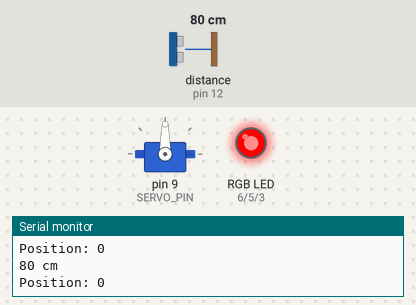
This sketch was run on a simulated Arduino Uno, built with avr-gcc and run on an emulated ATmega328P. Parts: servo, an RGB LED mixed from three pins (HIGH = lit), the last lines printed to the serial monitor. The test bench sets the inputs (shaded band); at power-on: distance to the obstacle (sensor on pin 12) 80 cm. The echo pulse lasts 58.3 µs per cm.

Above: at 2.2 s.
2.3 s: distance to the obstacle (sensor on pin 12) set to 12 cm
4.2 s: distance to the obstacle (sensor on pin 12) set to 9 cm
At 7.1 s:
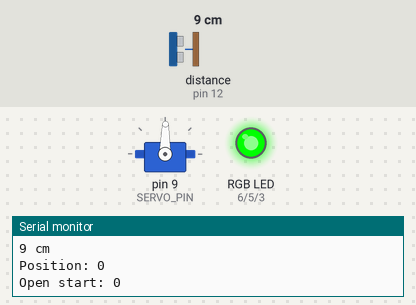
7.8 s: distance to the obstacle (sensor on pin 12) set to 18 cm
At 9.4 s:
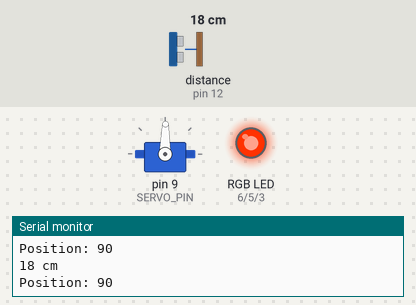
14.4 s: distance to the obstacle (sensor on pin 12) set to 2 cm
At 15.15 s:
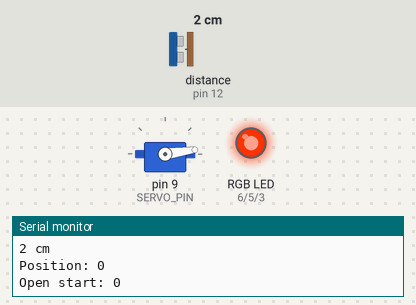
17.9 s: distance to the obstacle (sensor on pin 12) set to 35 cm
At 20.86 s:
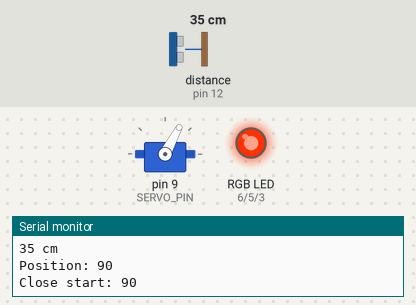
Timing chart, 0 to 23.0 s (numbered marks = the images above; inputs shaded):
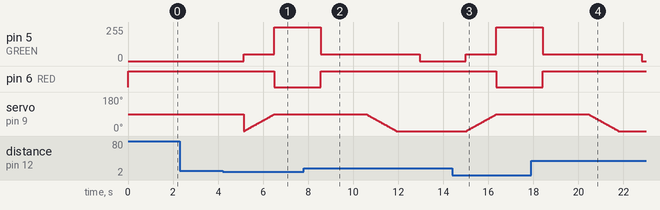

Measured:
- the behaviour switches between 11 and 10 cm on distance to the obstacle (sensor on pin 12) (found by bisection; images 0 and 1)
- after the input at 4.2 s, pin 5 (GREEN): 0/255 → 50/255 after 0.94 s, → 255/255 1.4 s later; pin 6 (RED): HIGH → LOW after 2.3 s
- after the input at 7.8 s, pin 5 (GREEN): 255/255 → 50/255 after 0.75 s, → 0/255 4.4 s later; pin 6 (RED): LOW → HIGH after 0.75 s
- after the input at 14.4 s, pin 5 (GREEN): 0/255 → 50/255 after 0.60 s, → 255/255 1.4 s later; pin 6 (RED): HIGH → LOW after 2.0 s; servo on pin 9 (SERVO_PIN): moves from 0° to 89° over 1.3 s, starting after 0.63 s
- after the input at 17.9 s, pin 5 (GREEN): 255/255 → 50/255 after 0.52 s, → 0/255 4.4 s later; pin 6 (RED): LOW → HIGH after 0.52 s

The sketch:

RGB_Proximity_Servo.ino
```cpp
// (licence header left out)
// Define Servo.
#include <Servo.h>
Servo myservo;  // create servo object to control a servo
// twelve servo objects can be created on most boards
#define SERVO_PIN 9

int pos = 0;    // variable to store the servo position

// Define Proximity Pins
#include "SR04.h"
#define TRIG_PIN 12
#define ECHO_PIN 11
SR04 sr04 = SR04(ECHO_PIN, TRIG_PIN);
long distance;

// Define LED Pins
#define BLUE 3
#define GREEN 5
#define RED 6

// LED color intensity.
#define MIN 0
#define MAX 255

void setup()
{
  // LED.
  pinMode(RED, OUTPUT);
  pinMode(GREEN, OUTPUT);
  pinMode(BLUE, OUTPUT);
  digitalWrite(RED, HIGH);
  digitalWrite(GREEN, LOW);
  digitalWrite(BLUE, LOW);

  // Proximity.
  Serial.begin(9600);
  delay(1000);

  int pos = 0;
  myservo.attach(SERVO_PIN);  // attaches the servo on pin 9 to the servo object
}

void red()
{
  analogWrite(RED, MAX);
  analogWrite(BLUE, MIN);
  analogWrite(GREEN, MIN);
}

void orange()
{
  analogWrite(RED, MAX);
  analogWrite(BLUE, MIN);
  analogWrite(GREEN, 50);
}

void blue()
{
  analogWrite(RED, MIN);
  analogWrite(BLUE, MAX);
  analogWrite(GREEN, MIN);
}

void green()
{
  analogWrite(RED, MIN);
  analogWrite(BLUE, MIN);
  analogWrite(GREEN, MAX);
}

int openServo() {
  Serial.print("Open start: ");
  Serial.println(pos);
  for (pos = 0; pos < 90; pos += 1) { // goes from 0 degrees to 180 degrees
    // in steps of 1 degree
    myservo.write(pos);              // tell servo to go to position in variable 'pos'
    delay(15);                       // waits 15ms for the servo to reach the position
  }
}

int closeServo() {
  Serial.print("Close start: ");
  Serial.println(pos);
  for (pos = 90; pos >= 1; pos -= 1) { // goes from 0 degrees to 180 degrees
    // in steps of 1 degree
    myservo.write(pos);              // tell servo to go to position in variable 'pos'
    delay(15);                       // waits 15ms for the servo to reach the position
  }
  myservo.write(0);              // tell servo to go to position in variable 'pos'
  delay(15);                       // waits 15ms for the servo to reach the position
}

// main loop
void loop()
{
  distance = sr04.Distance();
  Serial.print(distance);
  Serial.println(" cm");

  Serial.print("Position: ");
  Serial.println(pos);

  // Block.
  if (distance > 10 && pos <= 0) {
    red();
  }

  // Warning and open.
  if (distance <= 10 && pos <= 0) {
    orange();
    openServo();
  }

  // Warning and Close.
  if (distance > 10 && pos >= 90) {
    orange();
    delay(2000);
    closeServo();
  }

  // Access granted and opened.
  if (distance <= 10 && pos >= 90) {
    green();
  }

  delay(1000);
}
```
